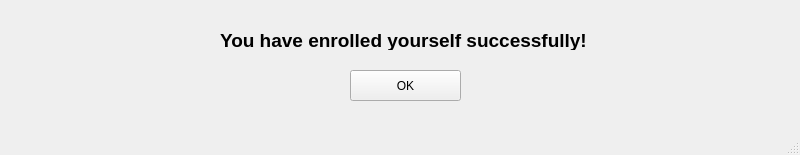
<?xml version="1.0" encoding="UTF-8"?>
<ui version="4.0">
 <class>enrollSuccess</class>
 <widget class="QMainWindow" name="enrollSuccess">
  <property name="geometry">
   <rect>
    <x>0</x>
    <y>0</y>
    <width>800</width>
    <height>155</height>
   </rect>
  </property>
  <property name="windowTitle">
   <string>MainWindow</string>
  </property>
  <widget class="QWidget" name="centralwidget">
   <widget class="QLabel" name="enrll_succ_msg">
    <property name="geometry">
     <rect>
      <x>220</x>
      <y>30</y>
      <width>401</width>
      <height>20</height>
     </rect>
    </property>
    <property name="font">
     <font>
      <pointsize>14</pointsize>
      <weight>75</weight>
      <bold>true</bold>
     </font>
    </property>
    <property name="text">
     <string>You have enrolled yourself successfully!</string>
    </property>
   </widget>
   <widget class="QPushButton" name="pushButton">
    <property name="geometry">
     <rect>
      <x>350</x>
      <y>70</y>
      <width>111</width>
      <height>31</height>
     </rect>
    </property>
    <property name="text">
     <string>OK</string>
    </property>
   </widget>
  </widget>
  <widget class="QMenuBar" name="menubar">
   <property name="geometry">
    <rect>
     <x>0</x>
     <y>0</y>
     <width>800</width>
     <height>21</height>
    </rect>
   </property>
  </widget>
  <widget class="QStatusBar" name="statusbar"/>
 </widget>
 <resources/>
 <connections/>
</ui>
